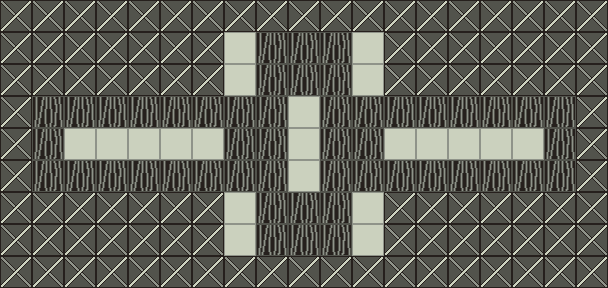

This is a level from a 2D game, rendered from its Tiled map with the project's own tilesets. A one-line summary and the complete map file follow:
An orthogonal 19x9 tile map with 32x32 px tiles, 1 tile layer (Tile Layer).

<map version="1.0" orientation="orthogonal" renderorder="right-down" width="19" height="9" tilewidth="32" tileheight="32" infinite="0" backgroundcolor="#8f9389" nextlayerid="3" nextobjectid="512">
<tileset firstgid="1" name="tileset" tilewidth="32" tileheight="32" tilecount="1024" columns="5">
<image source="../tileset.png" width="160" height="160" />
</tileset>
<layer id="1" name="Tile Layer" width="19" height="9">
<data encoding="csv">
2,2,2,2,2,2,2,2,2,2,2,2,2,2,2,2,2,2,2,
2,2,2,2,2,2,2,1,11,11,11,1,2,2,2,2,2,2,2,
2,2,2,2,2,2,2,1,11,11,11,1,2,2,2,2,2,2,2,
2,11,11,11,11,11,11,11,11,1,11,11,11,11,11,11,11,11,2,
2,11,1,1,1,1,1,11,11,1,11,11,1,1,1,1,1,11,2,
2,11,11,11,11,11,11,11,11,1,11,11,11,11,11,11,11,11,2,
2,2,2,2,2,2,2,1,11,11,11,1,2,2,2,2,2,2,2,
2,2,2,2,2,2,2,1,11,11,11,1,2,2,2,2,2,2,2,
2,2,2,2,2,2,2,2,2,2,2,2,2,2,2,2,2,2,2
</data>
</layer>
<objectgroup id="2" name="Object Layer">
</objectgroup>
</map>
